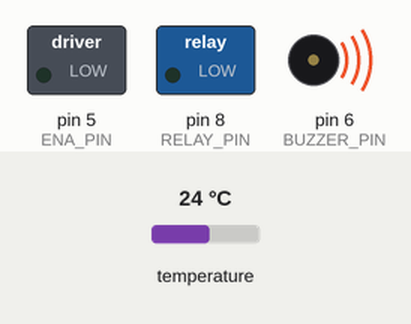
Simulated run of this sketch. Board: Arduino Uno, built with avr-gcc and run on an emulated ATmega328P. On the bench: switched loads named in the sketch (green lamp = pin HIGH), buzzer (waves = sounding, pin HIGH). The test bench sets the inputs (shaded band); at power-on: temperature 24 °C. The local clock reads 2024-03-15 10:24:30 at power-on unless the sketch sets it; what the sketch prints to the serial monitor is not drawn.

Above: at 0.1 s.
At 5.4 s:
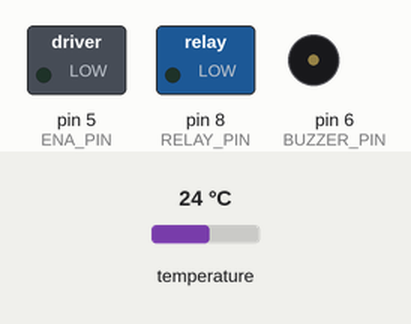
Timing chart, 0 to 6.9 s (numbered marks = the images above):
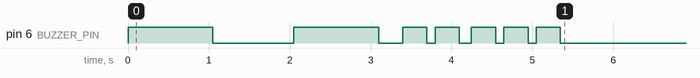

The sketch:

KORN-Motorsteuerung_Rev2.ino
```cpp
/*
 * K.O.R.N. - Katastrophal Organisierter Nahrungsmittel Spender
 * Arduino-Code mit DS3231 Echtzeituhr für eine präzise tägliche Fütterungszeit
 *
 * VERDRAHTUNG DS3231:
 * DS3231 VCC  → Arduino 3.3V (oder 5V)
 * DS3231 GND  → Arduino GND
 * DS3231 SDA  → Arduino A4 (SDA)
 * DS3231 SCL  → Arduino A5 (SCL)
 * DS3231 SQW  → NICHT anschließen!
 *
 * VERDRAHTUNG MOTORTREIBER:
 * Treiber PUL+ → Arduino Pin 2 (Schrittimpulse)
 * Treiber DIR+ → Arduino Pin 3 (Drehrichtung)
 * Treiber ENA+ → Arduino Pin 5 (Motor aktivieren)
 * Relais IN   → Arduino Pin 8 (Stromversorgung Treiber)
 *
 * VERDRAHTUNG BUZZER (AKTIV):
 * Buzzer VCC  → Arduino 5V (oder VIN für lauter)
 * Buzzer GND  → Arduino GND
 * Buzzer SIG  → Arduino Pin 6 (HIGH = Ton, LOW = Stille)
 *
 * HINWEIS: Aktiver Buzzer hat eigenen Oszillator eingebaut.
 * HIGH-Signal aktiviert den Ton, LOW-Signal schaltet ihn aus.
 *
 * HINWEIS: VIN liefert die rohe Eingangsspannung (7-12V je nach Netzteil).
 * Der Buzzer wird dadurch lauter, aber DS3231 MUSS an 3.3V/5V bleiben!
 */

#include <AccelStepper.h>
#include <RTClib.h>
#include <Wire.h>
#ifdef __AVR__
#include <avr/wdt.h>
#endif

// ============================================================================
// KONFIGURATION - HIER ALLE PARAMETER EINSTELLEN
// ============================================================================

// FÜTTERUNGSZEIT (24h Format)
const int FUETTERUNG_STUNDE_1 = 17;    // Fütterung. ACHTUNG: Keine führende Null (z.B. 09) - C++ wertet das als Oktalzahl!
const int FUETTERUNG_MINUTE_1 = 25;

// MOTORPARAMETER
const int MOTOR_BESCHLEUNIGUNG = 2000; // Beschleunigung in Steps/s²
// Zeitbasierte Dosierung wie in Rev3: feste Schrittfrequenz + Dauer in Sekunden
const int SCHRITTFREQUENZ = 1000;      // Steps pro Sekunde (fix)
const int FUETTERUNG_DAUER_SEK = 10;    // Fütterungsdauer in Sekunden (1–60 s)
const bool MOTOR_RECHTS = false;        // true = Rechts (CW), false = Links (CCW)

// TIMING-PARAMETER
const int RELAIS_VERZOEGERUNG = 2000;  // Verzögerung zwischen Relais-Ein und Motor-Start (ms)
const int MOTOR_PAUSE = 5000;          // Pause nach Motorlauf bevor Relais ausschaltet (ms)
const int ZEIT_AUSGABE_INTERVALL = 30; // Zeitausgabe alle 30 Sekunden

// SOUND-PARAMETER
const int BUZZER_VORWARNUNG = 3;       // Vorwarnung 3 Sekunden vor Fütterung
const int BUZZER_ANZAHL_TOENE = 3;     // Anzahl der Warntöne
const int BUZZER_TON_DAUER = 1000;     // Dauer eines Tons in ms
const int BUZZER_PAUSE_DAUER = 200;    // Pause zwischen Tönen in ms

// AUTOMATISCHE ZEITSYNCHRONISATION
const bool ZEIT_EINSTELLEN = false;    // Nur setzen, wenn lostPower() oder explizit gewünscht

// ============================================================================
// PIN-DEFINITIONEN
// ============================================================================
#define PUL_PIN 2    // Schrittimpulse zum Motortreiber
#define DIR_PIN 3    // Drehrichtung zum Motortreiber
#define OPTO_PIN 4   // Optokoppler (Reserve)
#define ENA_PIN 5    // Motor aktivieren/deaktivieren
#define BUZZER_PIN 6 // Aktiver Buzzer für Fütterungswarnung (HIGH/LOW)
#define RELAY_PIN 8  // Relais für Motortreiber-Stromversorgung

// ============================================================================
// OBJEKTE UND VARIABLEN
// ============================================================================
AccelStepper stepper(AccelStepper::DRIVER, PUL_PIN, DIR_PIN);
RTC_DS3231 rtc;

// Zustandsvariablen für Fütterungslogik
bool fuetterung1_heute = false;  // Fütterung heute bereits erfolgt?
int letzter_tag = -1;            // Letzter Tag für Tagesreset

// Scheduler-Zustand (Weg B: Crossing-Detektion wie Rev3)
long lastNowSec = -1;                 // Sekunde des Tages der letzten Prüfung (0..86399), -1 = noch nicht initialisiert
unsigned long letzte_ausgabe_ms = 0;  // millis() der letzten seriellen Zeitausgabe (nicht-blockierend)

void setup() {
  // Pins früh konfigurieren, bevor Ausgänge erstmals genutzt werden
  pinMode(ENA_PIN, OUTPUT);
  pinMode(RELAY_PIN, OUTPUT);
  pinMode(BUZZER_PIN, OUTPUT);
  // Anfangszustand der Ausgänge
  digitalWrite(ENA_PIN, LOW);
  digitalWrite(RELAY_PIN, LOW);
  digitalWrite(BUZZER_PIN, LOW);
  // ===================
  // POWERUP-SIGNALTON: 2x 1 Sekunde mit 1 Sekunde Pause
  // ===================
  // Signalisiert, dass der Arduino frisch mit Strom versorgt wurde (Powerup)
  // 1. Buzzer 1 Sekunde AN
  digitalWrite(BUZZER_PIN, HIGH);   // Buzzer EIN
  safeDelay(1000);                  // 1 Sekunde warten
  digitalWrite(BUZZER_PIN, LOW);    // Buzzer AUS
  safeDelay(1000);                  // 1 Sekunde Pause
  // 2. Buzzer 1 Sekunde AN
  digitalWrite(BUZZER_PIN, HIGH);   // Buzzer EIN
  safeDelay(1000);                  // 1 Sekunde warten
  digitalWrite(BUZZER_PIN, LOW);    // Buzzer AUS
  // ===================


  Serial.begin(9600);
  Serial.println("===========================================");
  Serial.println("🐓 K.O.R.N. Fütterungsautomat gestartet!");
  Serial.println("===========================================");

  // I2C starten und RTC initialisieren
  Wire.begin();
#if defined(WIRE_HAS_TIMEOUT)
  Wire.setWireTimeout(3000, true); // 3s Timeout, bei Fehlern Wire zurücksetzen
#endif
  if (!rtc.begin()) {
    Serial.println("FEHLER: DS3231 nicht gefunden!");
    Serial.println("Prüfe Verdrahtung:");
    Serial.println("VCC → 3.3V, GND → GND, SDA → A4, SCL → A5");
    // Dauerhafter Fehler-Alarm: 1x kurzer Beep alle 5 Sekunden,
    // dazwischen erneuter Verbindungsversuch zur RTC
    while (!rtc.begin()) {
      digitalWrite(BUZZER_PIN, HIGH);
      safeDelay(200);
      digitalWrite(BUZZER_PIN, LOW);
      safeDelay(4800);
    }
    Serial.println("DS3231 wieder gefunden - fahre fort.");
  }

#ifdef __AVR__
  // Watchdog auf 2s aktivieren
  wdt_enable(WDTO_2S);
#endif

  // Zeit und Datum einstellen (automatisch bei Bedarf)
  bool rtc_verlust = false;
  if (rtc.lostPower()) {
    rtc_verlust = true;
    Serial.println("⚠️ RTC verlor Versorgung – Zeit wird neu gesetzt.");
  }
  if (rtc_verlust || ZEIT_EINSTELLEN) {
    rtc.adjust(DateTime(F(__DATE__), F(__TIME__)));
    Serial.println("📡 DS3231 RTC initialisiert / Zeit gesetzt");
  } else {
    Serial.println("⏱️ RTC-Zeit bleibt unverändert (kein Verlust erkannt)");
  }
  // Sanity-Check: Falls RTC-Zeit offensichtlich hinter der Build-Zeit liegt, angleichen
  {
    DateTime build(F(__DATE__), F(__TIME__));
    DateTime nowCheck = rtc.now();
    if (nowCheck.unixtime() + 60 < build.unixtime()) { // >60 s hinter Build-Zeit
      Serial.println("⚠️ RTC-Zeit liegt vor Build-Zeit – setze auf Build-Zeit.");
      rtc.adjust(build);
    }
  }

  // Synchronisierte/aktuelle Zeit einmalig anzeigen
  {
    DateTime jetzt = rtc.now();
    Serial.print("📅 Datum: ");
    Serial.print(jetzt.day(), DEC);
    Serial.print(".");
    Serial.print(jetzt.month(), DEC);
    Serial.print(".");
    Serial.print(jetzt.year(), DEC);
    Serial.println();
  }

  // Aktuelle Zeit anzeigen
  zeige_aktuelle_zeit();

  // Motor konfigurieren (zeitbasierte Dosierung): feste Schrittfrequenz
  stepper.setMaxSpeed(SCHRITTFREQUENZ);
  stepper.setAcceleration(MOTOR_BESCHLEUNIGUNG);

  // Pins wurden bereits zu Beginn von setup() konfiguriert und initialisiert

  Serial.println("🎺 Upload erfolgreich - Fanfare wird abgespielt...");
  fanfare_abspielen();

  Serial.println("-------------------------------------------");
  Serial.println("Konfigurierte Fütterungszeit:");
  Serial.print("Fütterung: ");
  formatiere_zeit(FUETTERUNG_STUNDE_1, FUETTERUNG_MINUTE_1);
  Serial.println("-------------------------------------------");
  Serial.println("System bereit! Zeitausgabe alle 30 Sekunden.");
  Serial.println("===========================================");
}

void loop() {
  // Watchdog regelmäßig füttern
#ifdef __AVR__
  wdt_reset();
#endif
  DateTime jetzt = rtc.now();

  // Plausibilitätsprüfung: bei I2C-Störung können Müllwerte kommen
  if (jetzt.year() < 2024 || jetzt.year() > 2099) {
    Serial.println("⚠️ Ungültige RTC-Zeit gelesen - Durchlauf wird übersprungen!");
    safeDelay(1000);
    return;
  }

  // Zeitausgabe alle ZEIT_AUSGABE_INTERVALL Sekunden (nicht-blockierend über millis())
  unsigned long nowMs = millis();
  if (nowMs - letzte_ausgabe_ms >= (unsigned long)ZEIT_AUSGABE_INTERVALL * 1000UL) {
    zeige_aktuelle_zeit();
    letzte_ausgabe_ms = nowMs;
  }

  // Aktuelle Sekunde des Tages (0..86399)
  long nowSec = (long)jetzt.hour() * 3600L + (long)jetzt.minute() * 60L + jetzt.second();
  // Erster Durchlauf: initialisieren -> kein Nachholen einer bereits vergangenen Zeit bei Boot
  if (lastNowSec < 0) lastNowSec = nowSec;

  // Tagesreset um Mitternacht - Fütterungsflags zurücksetzen
  if (jetzt.day() != letzter_tag) {
    fuetterung1_heute = false;
    letzter_tag = jetzt.day();

    // Neues Datum anzeigen
    Serial.print("📅 NEUER TAG: ");
    Serial.print(jetzt.day(), DEC);
    Serial.print(".");
    Serial.print(jetzt.month(), DEC);
    Serial.print(".");
    Serial.print(jetzt.year(), DEC);
    Serial.print(" ");
    if (jetzt.hour() < 10) Serial.print("0");
    Serial.print(jetzt.hour());
    Serial.print(":");
    if (jetzt.minute() < 10) Serial.print("0");
    Serial.print(jetzt.minute());
    Serial.println(" - Flags zurückgesetzt (Heartbeat)");
  }

  // Zielzeit der Fütterung in Sekunden des Tages
  long zielSec = (long)FUETTERUNG_STUNDE_1 * 3600L + (long)FUETTERUNG_MINUTE_1 * 60L;

  // Crossing-Detektion (wrap-sicher über Mitternacht):
  // Wurde zielSec im Intervall (lastNowSec, nowSec] überschritten?
  bool ueberschritten;
  if (lastNowSec <= nowSec) {
    ueberschritten = (zielSec > lastNowSec) && (zielSec <= nowSec);
  } else { // Tageswechsel zwischen zwei Prüfungen (z.B. 86390 -> 5)
    ueberschritten = (zielSec > lastNowSec) || (zielSec <= nowSec);
  }

  // Fütterungszeit prüfen - FÜTTERUNG
  if (!fuetterung1_heute && ueberschritten) {
    Serial.println("🍽️ FÜTTERUNG STARTET...");
    fuetterungsvorgang();
    fuetterung1_heute = true;
    Serial.println("✅ Fütterung abgeschlossen!");
  }

  // Aktuelle Sekunde als Referenz für den nächsten Durchlauf merken
  lastNowSec = nowSec;

  // Kurze, nicht-blockierende Pause (Watchdog-freundlich).
  // Klein genug, damit die Zielzeit sekundengenau erkannt wird.
  safeDelay(500);
}

// ============================================================================
// FÜTTERUNGSVORGANG - Motor ansteuern
// ============================================================================
void fuetterungsvorgang() {
  // 🔊 BUZZER-WARNUNG: 3x Beep für je 1 Sekunde
  Serial.println("🔊 Fütterungswarnung: 3x Beep...");
  buzzer_warnung();

  // Vorwarnzeit nach Buzzer-Warnung abwarten
  Serial.print("⏱️ ");
  Serial.print(BUZZER_VORWARNUNG);
  Serial.println(" Sekunden warten...");
  safeDelay((unsigned long)BUZZER_VORWARNUNG * 1000UL);

  Serial.println("→ Relais aktivieren...");
  digitalWrite(RELAY_PIN, HIGH);           // Motortreiber mit Strom versorgen
  safeDelay(RELAIS_VERZOEGERUNG);          // Warten bis Treiber bereit

  Serial.println("→ Motor aktivieren...");
  digitalWrite(ENA_PIN, HIGH);             // Motor aktivieren

  // Schritte für diese Fütterung aus Dauer berechnen (1–60 s)
  const int sek = constrain(FUETTERUNG_DAUER_SEK, 1, 60);
  const long schritte = (long)sek * SCHRITTFREQUENZ;
  Serial.print("→ Motor läuft ");
  Serial.print(sek);
  Serial.print(" s = ");
  Serial.print(schritte);
  Serial.println(" Schritte...");

  if (MOTOR_RECHTS) {
    stepper.move(schritte);                // relative Bewegung im Uhrzeigersinn
  } else {
    stepper.move(-schritte);               // relative Bewegung gegen Uhrzeigersinn
  }
  // Bewegung ausführen (blockierend), dabei Watchdog füttern
  while (stepper.distanceToGo() != 0) {
    stepper.run();
#ifdef __AVR__
    wdt_reset();
#endif
  }

  Serial.println("→ Motor stoppen...");
  digitalWrite(ENA_PIN, LOW);              // Motor deaktivieren

  safeDelay(MOTOR_PAUSE);                  // Kurze Pause

  Serial.println("→ Relais deaktivieren...");
  digitalWrite(RELAY_PIN, LOW);            // Motortreiber stromlos schalten
}

// ============================================================================
// BUZZER-WARNUNG (AKTIVER BUZZER)
// ============================================================================
void buzzer_warnung() {
  Serial.println("→ Buzzer-Warnung: 3 Töne à 1 Sekunde");

  for (int i = 0; i < BUZZER_ANZAHL_TOENE; i++) {
    Serial.print("  Ton "); Serial.print(i + 1); Serial.println("...");

    // Aktiven Buzzer mit HIGH-Signal aktivieren
    digitalWrite(BUZZER_PIN, HIGH);      // Buzzer EIN
    safeDelay(BUZZER_TON_DAUER);         // 1 Sekunde Ton
    digitalWrite(BUZZER_PIN, LOW);       // Buzzer AUS

    if (i < BUZZER_ANZAHL_TOENE - 1) {   // Pause nur zwischen Tönen, nicht nach dem letzten
      safeDelay(BUZZER_PAUSE_DAUER);     // 0,2 Sekunden Pause
    }
  }

  Serial.println("→ Buzzer-Warnung beendet");
}

// ============================================================================
// FANFARENSIGNAL (AKTIVER BUZZER)
// ============================================================================
void fanfare_abspielen() {
  // Fanfarensignal: 5 schnelle Töne
  Serial.println("→ Fanfarensignal...");

  for (int i = 0; i < 5; i++) {
    digitalWrite(BUZZER_PIN, HIGH);  // Buzzer EIN
    safeDelay(300);                 // 0,3 Sekunden Ton
    digitalWrite(BUZZER_PIN, LOW);   // Buzzer AUS
    safeDelay(100);                 // 0,1 Sekunden Pause
  }

  Serial.println("→ Fanfarensignal beendet");
}

// ============================================================================
// HILFSFUNKTIONEN FÜR ZEITAUSGABE
// ============================================================================
void zeige_aktuelle_zeit() {
  DateTime jetzt = rtc.now();
  Serial.print(" Aktuelle Zeit: ");

  // Datum formatieren
  if (jetzt.day() < 10) Serial.print("0");
  Serial.print(jetzt.day());
  Serial.print(".");
  if (jetzt.month() < 10) Serial.print("0");
  Serial.print(jetzt.month());
  Serial.print(".");
  Serial.print(jetzt.year());
  Serial.print(" ");

  // Uhrzeit formatieren
  if (jetzt.hour() < 10) Serial.print("0");
  Serial.print(jetzt.hour());
  Serial.print(":");
  if (jetzt.minute() < 10) Serial.print("0");
  Serial.print(jetzt.minute());
  Serial.print(":");
  if (jetzt.second() < 10) Serial.print("0");
  Serial.print(jetzt.second());

  // Temperatur vom DS3231 anzeigen (Bonus-Feature)
  Serial.print(" | Temp: ");
  Serial.print(rtc.getTemperature());
  Serial.println("°C");
}

// ============================================================================
// ZEITHELFER: Watchdog-freundliche Verzögerung
// ============================================================================
void safeDelay(unsigned long ms) {
  unsigned long start = millis();
  while (millis() - start < ms) {
#ifdef __AVR__
    wdt_reset();
#endif
    delay(50);
  }
}

void formatiere_zeit(int stunde, int minute) {
  if (stunde < 10) Serial.print("0");
  Serial.print(stunde);
  Serial.print(":");
  if (minute < 10) Serial.print("0");
  Serial.print(minute);
  Serial.println(" Uhr");
}
```
